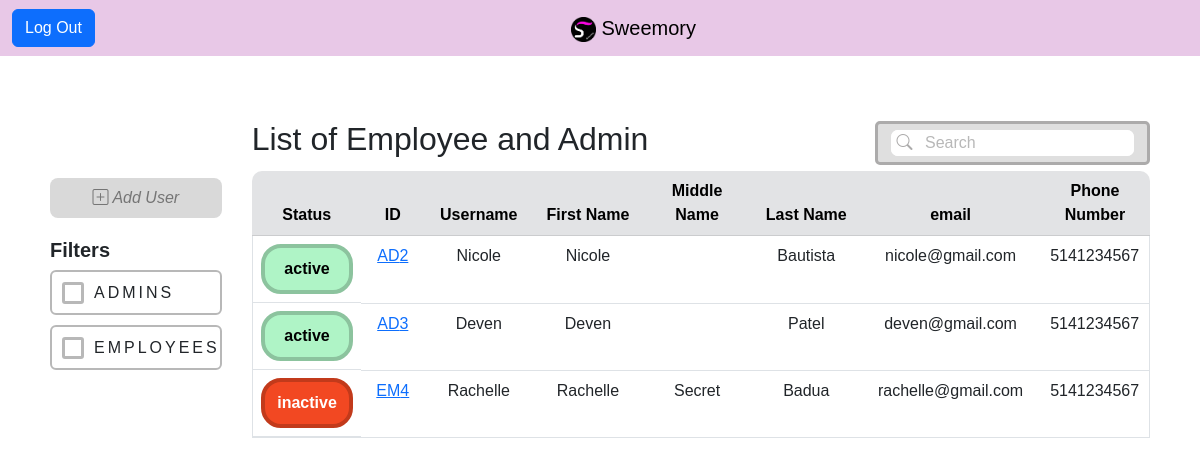
/ITspecialist/index (signed in), run on an earlier commit of the app's database.
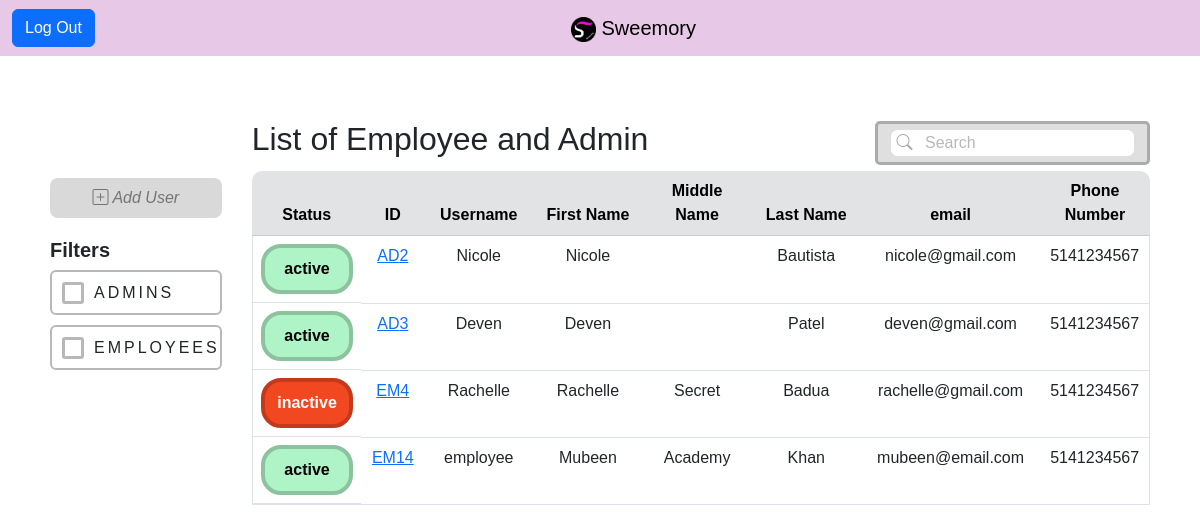
And on a later commit of the database.
### tables this page shows
CREATE TABLE `profile` (
  `user_id` int(11) NOT NULL,
  `first_name` varchar(50) NOT NULL,
  `middle_name` varchar(50) NOT NULL,
  `last_name` varchar(50) NOT NULL,
  `email` varchar(80) NOT NULL,
  `phone_number` varchar(10) NOT NULL,
  `status` varchar(8) NOT NULL
);

CREATE TABLE `user` (
  `user_id` int(11) NOT NULL,
  `user_type` varchar(12) NOT NULL,
  `username` varchar(50) NOT NULL,
  `password_hash` varchar(72) NOT NULL
);

### app/core/Controller.php (called while the page is built, shortened)
<?php
class Controller
{
    function view($name, $data = [])
    {
        include('app/views/' . $name . '.php');
    }
}

### app/controllers/ITspecialist.php (called while the page is built, shortened)
<?php
class ITspecialist extends \app\core\Controller
{
	public function index()
	{
        $user = new \app\models\User();
        $users = $user->getAllUserInfo();
        $this->view('ITspecialist/index', $users);
	}
}

### app/core/App.php (called while the page is built, shortened)
<?php
class App
{
    public function __construct()
    {
        $request = $this->parseUrl($_GET['url'] ?? '');
        $method = 'index';
        if (file_exists('app/controllers/' . $request[0] . '.php'))
        {
            unset($request[0]);
        }
        $controller = new $controller;
        if (isset($request[1]) && method_exists($controller, $request[1]))
        {
            $method = $request[1];
            unset($request[1]);
        }
        $params = array_values($request);
        call_user_func_array([$controller, $method], $params);
    }
    function parseUrl($url)
    {
        return explode('/', trim($url, '/'));
    }
}

### index.php (called while the page is built, shortened)
<?php
new app\core\App;

### app/models/User.php (called while the page is built, shortened)
<?php
class User extends \app\core\Model
{
	public function getAllUserInfo()
	{
		$SQL = "SELECT p.status, u.user_id, u.user_type, u.username, p.first_name, p.middle_name, p.last_name, p.email, p.phone_number
			FROM user u
			LEFT JOIN profile p ON u.user_id = p.user_id
			WHERE u.user_type <> 'itspecialist'";
		$STH = self::$connection->prepare($SQL);
		$STH->execute();
		$STH->setFetchMode(\PDO::FETCH_CLASS, 'app\\models\\User');
		return $STH->fetchAll();
	}
}

### app/views/ITspecialist/index.php (the view, shortened to what this page needs)
<?php $this->view('shared/header','IT Home Page'); ?>
<?php $this->view('shared/navigation/itnav'); ?>
	<div class="viewUsers">
		<div class="vu-content-left">
			<div class="spacer" style="height: 58px; flex-shrink: 0; margin: 0; padding: 0;"></div>
			<div class="btn-addUser" style="">
				<a href="/ITspecialist/createUser" style="text-decoration: none; color: #757575; ">
					<i class="bi bi-plus-square"> <?=_('Add User')?></i>
				</a>
			</div>
			<div style="margin-top: 20px; display: grid; ">
				<h5><b><?=_('Filters')?></b></h5>
				<form>
					<label class="label-radio">
						<input class="input-radio" type="radio" name="filter" value="admin"><?=_('Admins')?>
					</label>
					<label class="label-radio">
						<input class="input-radio" type="radio" name="filter" value="employee"><?=_('Employees')?>
					</label>
				</form>
			</div>
		</div>
		<div class="spacer" style="width: 30px; flex-shrink: 0; margin: 0; padding: 0;"></div>
		<div class="vu-content-right" style="">
			<div class="justify-content-between" style="display: flex; align-items: center; margin-bottom: 5px;">
				<div class="">
					<h2><?=_('List of Employee and Admin')?></h2>
				</div>
				<div class="search-div" style=" ">
					<form action="/ITspecialist/search" class="search-form" style="">
						<button class="search-btn" style=""><i class="bi bi-search" style="color: #ACABAB;"></i></button>
						<input type="search" name="search" class="search-input" placeholder="<?=_('Search')?>" style="">
					</form>
				</div>
			</div>
				<table class="table " style="">
		            <thead class="table-secondary">
		                <tr style="height: 50px;" align="center">
		                    <th scope="col" style="border-top-left-radius: 10px;"><?=_('Status')?></th>
		                    <th scope="col" style="width:7%;"><?=_('ID')?></th>
		                    <th scope="col"><?=_('Username')?></th>
		                    <th scope="col"><?=_('First Name')?></th>
		                    <th scope="col"><?=_('Middle Name')?></th>
		                    <th scope="col"><?=_('Last Name')?></th>
		                    <th scope="col" style="width:20%;"><?=_('email')?></th>
		                    <th scope="col" style="border-top-right-radius: 10px;"><?=_('Phone Number')?></th>
		                </tr>
		            </thead>
		            <tbody class="border">
		            	<?php foreach ($data as $user) { ?>
			                <tr class="" align="center">
			                    <th scope="row" style="display: flex; align-items: center; justify-content: center;">
				            	<?php
				            		if($user->status == "active") { ?>
				            			<div class='status-active' style=''>
				            				<?= $user->status ?>
				            			</div>
				            		<?php } else { ?>
				            			<div class='status-inactive' style=''>
				            				<?= $user->status ?>
				            			</div>
				            		<?php }
				            	?>
		                    	</th>
			                    <td>
		                    	<?php
				            		if($user->user_type == "admin") { ?>
				            			<a href='/ITspecialist/userDetails/<?=$user->user_id?>'>AD<?= $user->user_id ?></a>
				            		<?php }else if ($user->user_type == "employee"){ ?>
				            			<a href='/ITspecialist/userDetails/<?=$user->user_id?>'>EM<?= $user->user_id ?></a>
				            		<?php }else{
				            			echo "ERROR";
				            		}
				            	?>
		                    	</td>
			                    <td align="" style="
/*			                    text-align: center;*/
/*			                    display: flex; */
/*			                    align-items: center; */
/*			                    justify-content: center;*/
			                    "><?= $user->username ?></td>
			                    <td><?= $user->first_name ?></td>
			                    <td><?= $user->middle_name ?></td>
			                    <td><?=$user->last_name ?></td>
			                    <td><?= $user->email ?></td>
			                    <td><?= $user->phone_number ?></td>
			                </tr>
		                <?php
							}
						?>
		            </tbody>
		        </table>
		</div>
	</div>
<?php $this->view('shared/footer'); ?>

### app/views/shared/header.php (shortened to what this page needs)
<!DOCTYPE html>
<html>
<head>
	<link href="https://cdn.jsdelivr.net/npm/bootstrap@5.3.0-alpha1/dist/css/bootstrap.min.css" rel="stylesheet">
	<link rel="stylesheet" href="https://cdn.jsdelivr.net/npm/bootstrap-icons@1.10.3/font/bootstrap-icons.css">
	<link rel="stylesheet" type="text/css" href="/css/main.css">
	<link rel="stylesheet" type="text/css" href="/css/login.css">
	<link rel="stylesheet" type="text/css" href="/css/IT.css">
	<link rel="stylesheet" type="text/css" href="/css/recipe.css">
	<link rel="stylesheet" type="text/css" href="/css/buttons.css">
</head>
<body>

### app/views/shared/navigation/itnav.php (shortened to what this page needs)
<nav class="navbar fixed-top" style="background-color: #e8c8e7;">
  <div class="container-fluid">
    <a class="btn btn-primary" href="/User/logout">Log Out</a>
    <a class="navbar-brand" href="/ITspecialist/index"><img src="/resources/logo.png" alt="Cliquebait Logo" class="d-inline-block align-text-top" style="width: 25px; height: 25px;"> Sweemory</a>
</nav>

### app/views/shared/footer.php (shortened to what this page needs)
</body>
</html>

### css/main.css (style rules this page uses)
body { background-color: #FFFFFF; font-family: 'Ubuntu', sans-serif; position: relative; top: 50px; }
form label { text-transform: uppercase; font-weight: 500; letter-spacing: 3px; }

### css/IT.css (style rules this page uses)
.viewUsers { display: flex; margin-top: 20px; border-radius: 5px; padding: 50px; }
.vu-content-left { flex: 10%; display: block; }
.vu-content-right { flex: 90%; }
.btn-addUser { height: 40px; border-radius: 8px; padding: 5px; background: #D9D9D9; display: flex; align-items: center; justify-content: center; }
.label-radio { border: 2px solid #B8B8B8; border-radius: 6px; height: 45px; display: flex; align-items: center; gap: 10px; margin-bottom: 10px; }
.input-radio { margin-left: 10px; border: 3px solid #B8B8B8; border-radius: 3px; padding: 0.5em; -webkit-appearance: none; }
.search-div { border: 3px solid #ACABAB; border-radius: 5px; background-color: #DFDFDF; padding: 6px; }
.search-form { border: none; border-radius: 7px; background-color: white; margin-left: 7px; margin-right: 7px; }
.search-btn { border: none; border-radius: 7px; background-color: white; }
.search-input { border: none; border-bottom-right-radius: 7px; border-top-right-radius: 7px; }
.search-input::placeholder { color: #B8B8B8; }
table { table-layout: fixed; width: 100%; }
th,td { word-wrap: break-word; }
.status-active { border: 4px solid #8CC39E; border-radius: 20px; background: #AFF4C6; color: black; height: 50px; width: 100px; display: flex; align-items: center; justify-content: center; }
.status-inactive { border: 4px solid #C23A1B; border-radius: 20px; background: #F24822; color: white; height: 50px; width: 100px; display: flex; align-items: center; justify-content: center; }

What changed in the data, as far as the page shows it:
added profile: status "active", user_id.user_id "14", user_id.username "employee", first_name "Mubeen", middle_name "Academy", last_name "Khan", email "mubeen@email.com", phone_number "5141234567"
